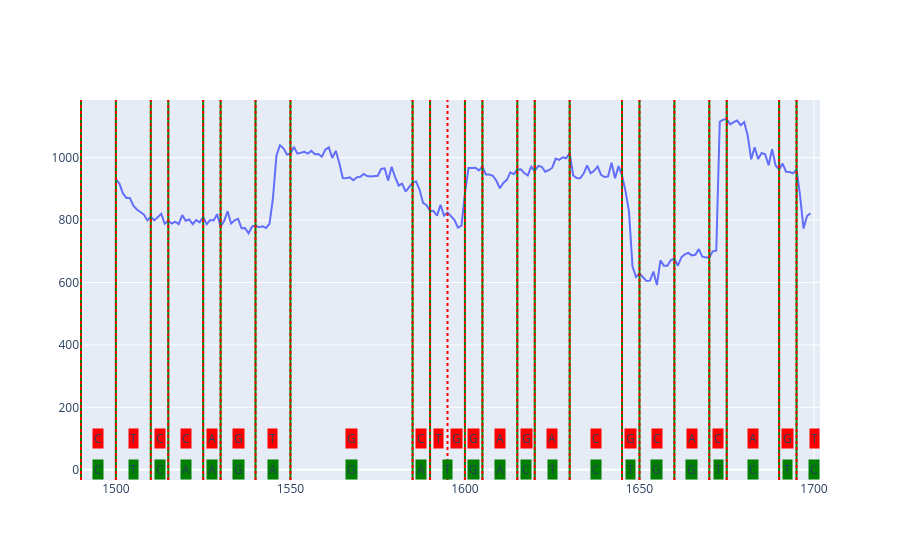

Notebook cell for this chart:
### Code cell
plot_from_to(1500,1700)

### Figure 1 — Plotly figure (JSON) as saved in the notebook; plotly's stock layout.template omitted (floating-point values rounded to 4 significant figures; data arrays with more than 128 entries replaced by an {"elided": "..."} marker saying what was removed)
{"data": [{"type": "scatter", "x": {"elided": "200 int values"}, "y": {"elided": "200 int values"}}], "layout": {"annotations": [{"bgcolor": "green", "showarrow": false, "text": "C", "x": 1495, "y": 1}, {"bgcolor": "green", "showarrow": false, "text": "T", "x": 1505, "y": 1}, {"bgcolor": "green", "showarrow": false, "text": "C", "x": 1512.0, "y": 1}, {"bgcolor": "green", "showarrow": false, "text": "A", "x": 1520, "y": 1}, {"bgcolor": "green", "showarrow": false, "text": "A", "x": 1528.0, "y": 1}, {"bgcolor": "green", "showarrow": false, "text": "G", "x": 1535, "y": 1}, {"bgcolor": "green", "showarrow": false, "text": "A", "x": 1545, "y": 1}, {"bgcolor": "green", "showarrow": false, "text": "G", "x": 1568.0, "y": 1}, {"bgcolor": "green", "showarrow": false, "text": "A", "x": 1588.0, "y": 1}, {"bgcolor": "green", "showarrow": false, "text": "T", "x": 1595, "y": 1}, {"bgcolor": "green", "showarrow": false, "text": "G", "x": 1602.0, "y": 1}, {"bgcolor": "green", "showarrow": false, "text": "A", "x": 1610, "y": 1}, {"bgcolor": "green", "showarrow": false, "text": "C", "x": 1618.0, "y": 1}, {"bgcolor": "green", "showarrow": false, "text": "T", "x": 1625, "y": 1}, {"bgcolor": "green", "showarrow": false, "text": "C", "x": 1638.0, "y": 1}, {"bgcolor": "green", "showarrow": false, "text": "T", "x": 1648.0, "y": 1}, {"bgcolor": "green", "showarrow": false, "text": "G", "x": 1655, "y": 1}, {"bgcolor": "green", "showarrow": false, "text": "G", "x": 1665, "y": 1}, {"bgcolor": "green", "showarrow": false, "text": "T", "x": 1672.0, "y": 1}, {"bgcolor": "green", "showarrow": false, "text": "C", "x": 1682.0, "y": 1}, {"bgcolor": "green", "showarrow": false, "text": "T", "x": 1692.0, "y": 1}, {"bgcolor": "green", "showarrow": false, "text": "C", "x": 1700, "y": 1}, {"bgcolor": "red", "showarrow": false, "text": "C", "x": 1495, "y": 100}, {"bgcolor": "red", "showarrow": false, "text": "T", "x": 1505, "y": 100}, {"bgcolor": "red", "showarrow": false, "text": "C", "x": 1512.0, "y": 100}, {"bgcolor": "red", "showarrow": false, "text": "C", "x": 1520, "y": 100}, {"bgcolor": "red", "showarrow": false, "text": "A", "x": 1528.0, "y": 100}, {"bgcolor": "red", "showarrow": false, "text": "G", "x": 1535, "y": 100}, {"bgcolor": "red", "showarrow": false, "text": "T", "x": 1545, "y": 100}, {"bgcolor": "red", "showarrow": false, "text": "G", "x": 1568.0, "y": 100}, {"bgcolor": "red", "showarrow": false, "text": "C", "x": 1588.0, "y": 100}, {"bgcolor": "red", "showarrow": false, "text": "T", "x": 1592.0, "y": 100}, {"bgcolor": "red", "showarrow": false, "text": "G", "x": 1598.0, "y": 100}, {"bgcolor": "red", "showarrow": false, "text": "G", "x": 1602.0, "y": 100}, {"bgcolor": "red", "showarrow": false, "text": "A", "x": 1610, "y": 100}, {"bgcolor": "red", "showarrow": false, "text": "G", "x": 1618.0, "y": 100}, {"bgcolor": "red", "showarrow": false, "text": "A", "x": 1625, "y": 100}, {"bgcolor": "red", "showarrow": false, "text": "C", "x": 1638.0, "y": 100}, {"bgcolor": "red", "showarrow": false, "text": "G", "x": 1648.0, "y": 100}, {"bgcolor": "red", "showarrow": false, "text": "C", "x": 1655, "y": 100}, {"bgcolor": "red", "showarrow": false, "text": "A", "x": 1665, "y": 100}, {"bgcolor": "red", "showarrow": false, "text": "C", "x": 1672.0, "y": 100}, {"bgcolor": "red", "showarrow": false, "text": "A", "x": 1682.0, "y": 100}, {"bgcolor": "red", "showarrow": false, "text": "G", "x": 1692.0, "y": 100}, {"bgcolor": "red", "showarrow": false, "text": "T", "x": 1700, "y": 100}], "shapes": [{"line": {"color": "green", "dash": "solid"}, "type": "line", "x0": 1490, "x1": 1490, "xref": "x", "y0": 0, "y1": 1, "yref": "y domain"}, {"line": {"color": "green", "dash": "solid"}, "type": "line", "x0": 1500, "x1": 1500, "xref": "x", "y0": 0, "y1": 1, "yref": "y domain"}, {"line": {"color": "green", "dash": "solid"}, "type": "line", "x0": 1510, "x1": 1510, "xref": "x", "y0": 0, "y1": 1, "yref": "y domain"}, {"line": {"color": "green", "dash": "solid"}, "type": "line", "x0": 1515, "x1": 1515, "xref": "x", "y0": 0, "y1": 1, "yref": "y domain"}, {"line": {"color": "green", "dash": "solid"}, "type": "line", "x0": 1525, "x1": 1525, "xref": "x", "y0": 0, "y1": 1, "yref": "y domain"}, {"line": {"color": "green", "dash": "solid"}, "type": "line", "x0": 1530, "x1": 1530, "xref": "x", "y0": 0, "y1": 1, "yref": "y domain"}, {"line": {"color": "green", "dash": "solid"}, "type": "line", "x0": 1540, "x1": 1540, "xref": "x", "y0": 0, "y1": 1, "yref": "y domain"}, {"line": {"color": "green", "dash": "solid"}, "type": "line", "x0": 1550, "x1": 1550, "xref": "x", "y0": 0, "y1": 1, "yref": "y domain"}, {"line": {"color": "green", "dash": "solid"}, "type": "line", "x0": 1585, "x1": 1585, "xref": "x", "y0": 0, "y1": 1, "yref": "y domain"}, {"line": {"color": "green", "dash": "solid"}, "type": "line", "x0": 1590, "x1": 1590, "xref": "x", "y0": 0, "y1": 1, "yref": "y domain"}, {"line": {"color": "green", "dash": "solid"}, "type": "line", "x0": 1600, "x1": 1600, "xref": "x", "y0": 0, "y1": 1, "yref": "y domain"}, {"line": {"color": "green", "dash": "solid"}, "type": "line", "x0": 1605, "x1": 1605, "xref": "x", "y0": 0, "y1": 1, "yref": "y domain"}, {"line": {"color": "green", "dash": "solid"}, "type": "line", "x0": 1615, "x1": 1615, "xref": "x", "y0": 0, "y1": 1, "yref": "y domain"}, {"line": {"color": "green", "dash": "solid"}, "type": "line", "x0": 1620, "x1": 1620, "xref": "x", "y0": 0, "y1": 1, "yref": "y domain"}, {"line": {"color": "green", "dash": "solid"}, "type": "line", "x0": 1630, "x1": 1630, "xref": "x", "y0": 0, "y1": 1, "yref": "y domain"}, {"line": {"color": "green", "dash": "solid"}, "type": "line", "x0": 1645, "x1": 1645, "xref": "x", "y0": 0, "y1": 1, "yref": "y domain"}, {"line": {"color": "green", "dash": "solid"}, "type": "line", "x0": 1650, "x1": 1650, "xref": "x", "y0": 0, "y1": 1, "yref": "y domain"}, {"line": {"color": "green", "dash": "solid"}, "type": "line", "x0": 1660, "x1": 1660, "xref": "x", "y0": 0, "y1": 1, "yref": "y domain"}, {"line": {"color": "green", "dash": "solid"}, "type": "line", "x0": 1670, "x1": 1670, "xref": "x", "y0": 0, "y1": 1, "yref": "y domain"}, {"line": {"color": "green", "dash": "solid"}, "type": "line", "x0": 1675, "x1": 1675, "xref": "x", "y0": 0, "y1": 1, "yref": "y domain"}, {"line": {"color": "green", "dash": "solid"}, "type": "line", "x0": 1690, "x1": 1690, "xref": "x", "y0": 0, "y1": 1, "yref": "y domain"}, {"line": {"color": "green", "dash": "solid"}, "type": "line", "x0": 1695, "x1": 1695, "xref": "x", "y0": 0, "y1": 1, "yref": "y domain"}, {"line": {"color": "red", "dash": "dot"}, "type": "line", "x0": 1490, "x1": 1490, "xref": "x", "y0": 0, "y1": 1, "yref": "y domain"}, {"line": {"color": "red", "dash": "dot"}, "type": "line", "x0": 1500, "x1": 1500, "xref": "x", "y0": 0, "y1": 1, "yref": "y domain"}, {"line": {"color": "red", "dash": "dot"}, "type": "line", "x0": 1510, "x1": 1510, "xref": "x", "y0": 0, "y1": 1, "yref": "y domain"}, {"line": {"color": "red", "dash": "dot"}, "type": "line", "x0": 1515, "x1": 1515, "xref": "x", "y0": 0, "y1": 1, "yref": "y domain"}, {"line": {"color": "red", "dash": "dot"}, "type": "line", "x0": 1525, "x1": 1525, "xref": "x", "y0": 0, "y1": 1, "yref": "y domain"}, {"line": {"color": "red", "dash": "dot"}, "type": "line", "x0": 1530, "x1": 1530, "xref": "x", "y0": 0, "y1": 1, "yref": "y domain"}, {"line": {"color": "red", "dash": "dot"}, "type": "line", "x0": 1540, "x1": 1540, "xref": "x", "y0": 0, "y1": 1, "yref": "y domain"}, {"line": {"color": "red", "dash": "dot"}, "type": "line", "x0": 1550, "x1": 1550, "xref": "x", "y0": 0, "y1": 1, "yref": "y domain"}, {"line": {"color": "red", "dash": "dot"}, "type": "line", "x0": 1585, "x1": 1585, "xref": "x", "y0": 0, "y1": 1, "yref": "y domain"}, {"line": {"color": "red", "dash": "dot"}, "type": "line", "x0": 1590, "x1": 1590, "xref": "x", "y0": 0, "y1": 1, "yref": "y domain"}, {"line": {"color": "red", "dash": "dot"}, "type": "line", "x0": 1595, "x1": 1595, "xref": "x", "y0": 0, "y1": 1, "yref": "y domain"}, {"line": {"color": "red", "dash": "dot"}, "type": "line", "x0": 1600, "x1": 1600, "xref": "x", "y0": 0, "y1": 1, "yref": "y domain"}, {"line": {"color": "red", "dash": "dot"}, "type": "line", "x0": 1605, "x1": 1605, "xref": "x", "y0": 0, "y1": 1, "yref": "y domain"}, {"line": {"color": "red", "dash": "dot"}, "type": "line", "x0": 1615, "x1": 1615, "xref": "x", "y0": 0, "y1": 1, "yref": "y domain"}, {"line": {"color": "red", "dash": "dot"}, "type": "line", "x0": 1620, "x1": 1620, "xref": "x", "y0": 0, "y1": 1, "yref": "y domain"}, {"line": {"color": "red", "dash": "dot"}, "type": "line", "x0": 1630, "x1": 1630, "xref": "x", "y0": 0, "y1": 1, "yref": "y domain"}, {"line": {"color": "red", "dash": "dot"}, "type": "line", "x0": 1645, "x1": 1645, "xref": "x", "y0": 0, "y1": 1, "yref": "y domain"}, {"line": {"color": "red", "dash": "dot"}, "type": "line", "x0": 1650, "x1": 1650, "xref": "x", "y0": 0, "y1": 1, "yref": "y domain"}, {"line": {"color": "red", "dash": "dot"}, "type": "line", "x0": 1660, "x1": 1660, "xref": "x", "y0": 0, "y1": 1, "yref": "y domain"}, {"line": {"color": "red", "dash": "dot"}, "type": "line", "x0": 1670, "x1": 1670, "xref": "x", "y0": 0, "y1": 1, "yref": "y domain"}, {"line": {"color": "red", "dash": "dot"}, "type": "line", "x0": 1675, "x1": 1675, "xref": "x", "y0": 0, "y1": 1, "yref": "y domain"}, {"line": {"color": "red", "dash": "dot"}, "type": "line", "x0": 1690, "x1": 1690, "xref": "x", "y0": 0, "y1": 1, "yref": "y domain"}, {"line": {"color": "red", "dash": "dot"}, "type": "line", "x0": 1695, "x1": 1695, "xref": "x", "y0": 0, "y1": 1, "yref": "y domain"}], "yaxis": {"fixedrange": true}}}
